Frame 1 (no input): blank canvas, image omitted
Frame 60 (the mouse pressed at the canvas centre just before this capture): blank canvas, image omitted
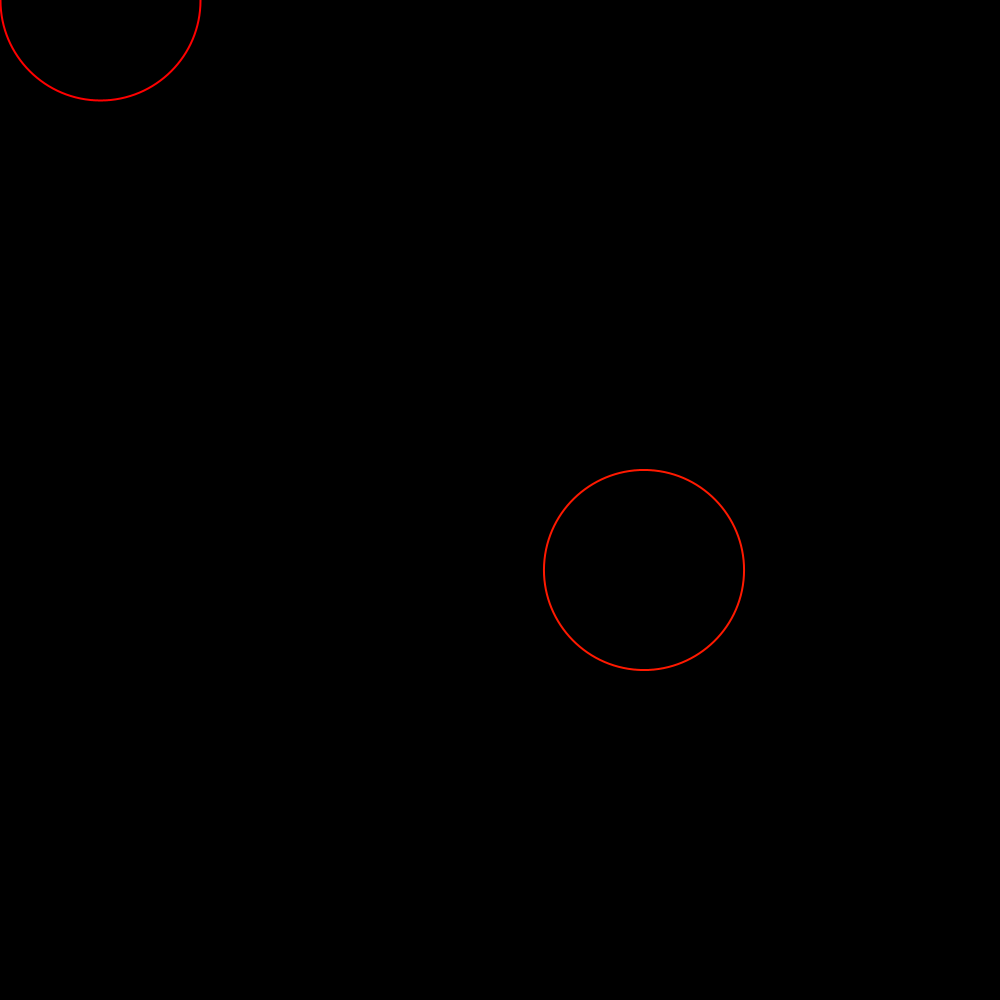
Frame 120 (the mouse held since frame 60 and released just before this capture)

The Processing sketch whose frames 1 and 60 were blank and that drew this single picture after the mouse press (run headless with seeded random() and noise(); from frame 60 on, the mouse is pressed at the canvas centre):

// Processing sketch: Circle_Clicker
// ── Circle_Clicker.pde
int diameter = 200;
int numCircles = 0;
float hue = 0;
int offset = 100;

void setup(){
  size(1000, 1000);
  background(0);
  colorMode(HSB);
  textSize(32);
}

void draw(){
  if(mousePressed){numCircles++; updateCircles();}
}

void updateCircles(){
  background(0);
  //text(numCircles, 10, 40);
  //translate(width/2, height/2);
  noStroke();
  for(int i = 0; i < numCircles; i++){
    rotate((2*PI) / numCircles);
    stroke(hue, 255, 255);
    strokeWeight(2);
    //fill(hue, 255, 255, 100);
    noFill();
    translate(width/2 + offset, height / 2);
    ellipse(offset, 0, diameter, diameter);
    translate(width/2 - offset, height / 2);
    ellipse(offset, 0, diameter, diameter);
    hue+= 255 / (float)numCircles;
    if(hue>255){hue = 0;}
  }
}

void keyPressed(){
  if(key == 's'){
    save("" + frameCount + ".png");
  }
}
